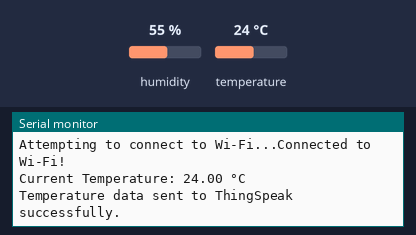
Recording of a sketch running on a simulated Arduino MKR. On the bench: the last lines printed to the serial monitor. The test bench sets the inputs (shaded band); at power-on: temperature 24 °C, humidity 55 %. WiFi joins after 1.5 s; servers stay silent unless stated.

Above: at 2.7 s.
2.8 s: temperature set to 12 °C
At 7.02 s:
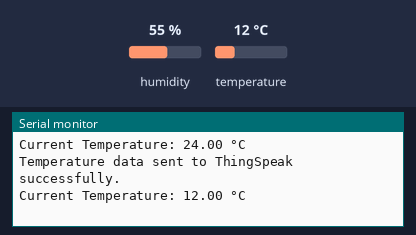
8.7 s: temperature set to 19 °C
At 12.9 s:
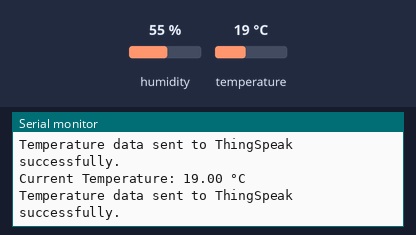
Timing chart, 0 to 14.4 s (numbered marks = the images above; inputs shaded):
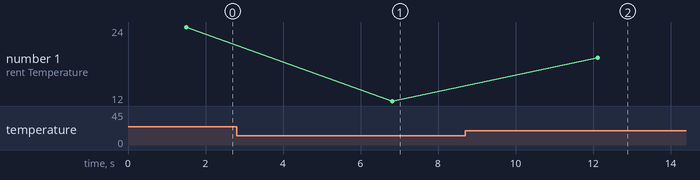

Measured:
- after the input at 2.8 s, the serial monitor: prints a new line after 4.0 s (image 1)
- after the input at 8.7 s, the serial monitor: prints a new line after 3.4 s (image 2)
- plotted number 1: 24 → 12 after the input at 2.8 s, 12 → 19 after the input at 8.7 s

The sketch:

Sendingdata.ino
```cpp
#include <DHT.h>
#include <WiFiNINA.h>
#include <ThingSpeak.h>
#include "secrets.h"

// Wi-Fi credentials from secrets.h
char ssid[] = SSID;     // Your Wi-Fi network name (SSID)
char pass[] = PASSWORD; // Your Wi-Fi network password

WiFiClient client;

// ThingSpeak channel details from secrets.h
unsigned long myChannelNumber = SECRET_CH_ID;        // ThingSpeak Channel ID
const char * myWriteAPIKey = SECRET_WRITE_APIKEY;    // ThingSpeak Write API Key

// Define DHT sensor configuration
#define DHTPIN 2          // Pin where the DHT22 sensor is connected (update if needed)
#define DHTTYPE DHT22     // Using DHT22 sensor

DHT dhtSensor(DHTPIN, DHTTYPE); // Create a DHT object

void setup() {
  Serial.begin(9600);
  dhtSensor.begin();          // Initialize the DHT sensor

  // Connect to Wi-Fi network
  Serial.print("Attempting to connect to Wi-Fi...");
  while (WiFi.begin(ssid, pass) != WL_CONNECTED) {
    delay(5000); // Retry every 5 seconds
    Serial.print(".");
  }
  Serial.println("Connected to Wi-Fi!");

  ThingSpeak.begin(client);  // Initialize connection to ThingSpeak
}
void loop() {
  // Read temperature data from the sensor
  float currentTemperature = dhtSensor.readTemperature();
  // Check if reading is valid
  if (isnan(currentTemperature)) {
    Serial.println("Error: Could not read from DHT sensor.");
    return; // Retry reading in the next loop
  }
  // Display the temperature reading in the Serial Monitor
  Serial.print("Current Temperature: ");
  Serial.print(currentTemperature);
  Serial.println(" °C");

  // Send temperature data to ThingSpeak (Field 1)
  ThingSpeak.setField(1, currentTemperature);

  // Write data to ThingSpeak
  int statusCode = ThingSpeak.writeFields(myChannelNumber, myWriteAPIKey);

  // Check if data was successfully sent
  if (statusCode == 200) {
    Serial.println("Temperature data sent to ThingSpeak successfully.");
  } else {
    Serial.println("Failed to send data to ThingSpeak. HTTP error code: " + String(statusCode));
  }
  // Wait for 5 seconds before the next reading
  delay(5000);
}
```

secrets.h
```cpp
#define SSID "Jasnoor's Samsung z5 fold"   // Replace with your Wi-Fi SSID
#define PASSWORD "12345678"      // Replace with your Wi-Fi password
#define SECRET_CH_ID 2633603          // Replace with your ThingSpeak Channel ID
#define SECRET_WRITE_APIKEY "CS42SEO9R87T7ICT"    // Replace with your ThingSpeak Write API Key
```
